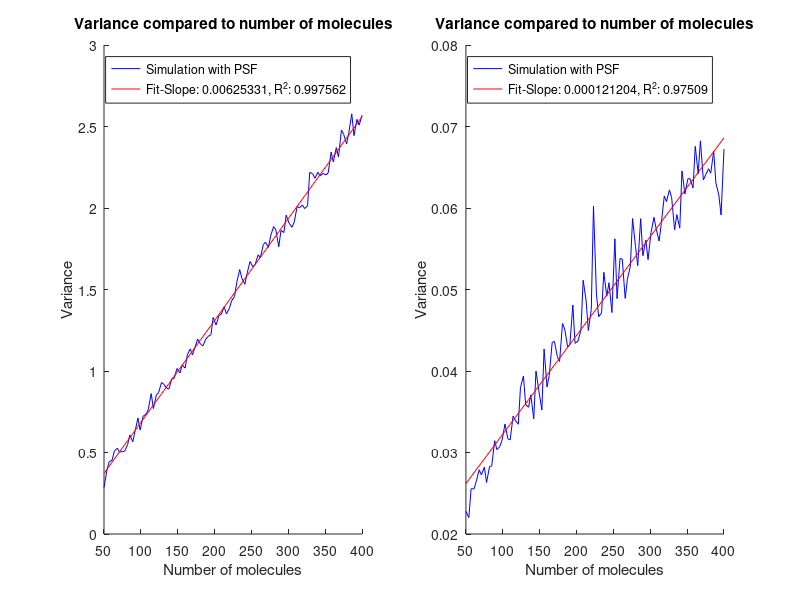

Reproduce this figure in MATLAB.
    clear all;
    close all;
    load('TestIntensity.mat')
    
    pairpsf(:,3)=power(pairpsf(:,3),.5);
    pairwopsf(:,3)=power(pairwopsf(:,3),.5);
    
    %with PSF    
    figure(74);
    subplot(1,2,1);
    [p,s]=polyfit(pairpsf(:,1), pairpsf(:,3),1);
    y=pairpsf(:,3);
    yfit = polyval(p,pairpsf(:,1));
    R2psf = corrcoef(pairpsf(:,3), yfit);    
    hold all;
    plot(pairpsf(:,1),pairpsf(:,3),'color','blue');
    plot(pairpsf(:,1),yfit,'color', 'red');
    hold off;
    title('Variance compared to number of molecules',...
        'FontWeight','bold')
    xlabel('Number of molecules')
    ylabel('Variance')
    legend('Simulation with PSF','Fit')
    n1=sprintf('Fit-Slope: %d, R^2: %d', p(1),R2psf(1,2));
    legend('Simulation with PSF',n1)
    

    %without PSF
    subplot(1,2,2);
    [p,s]=polyfit(pairwopsf(:,1), pairwopsf(:,3),1);
    y=pairwopsf(:,3);
    yfit = polyval(p,pairwopsf(:,1));
    R2wopsf = corrcoef(pairwopsf(:,3), yfit);
    hold all;
    plot(pairwopsf(:,1),pairwopsf(:,3),'color','blue');
    plot(pairwopsf(:,1),yfit,'color', 'red');
    hold off;
    title('Variance compared to number of molecules',...
        'FontWeight','bold')
    xlabel('Number of molecules')
    ylabel('Variance')
    legend('Simulation without PSF','Fit')

    n1=sprintf('Fit-Slope: %d, R^2: %d', p(1),R2wopsf(1,2));
    legend('Simulation with PSF',n1)

    saveas(gcf, 'TestIntensityLin.fig')